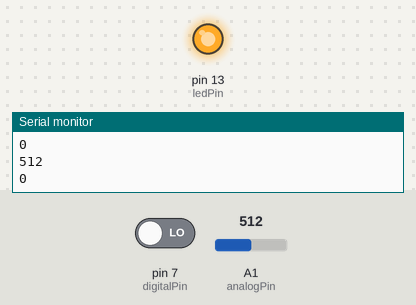
Bench run of a sketch on a simulated Arduino Uno, built with avr-gcc and run on an emulated ATmega328P. Parts: output pins drawn as LEDs (lit = HIGH), the last lines printed to the serial monitor. Inputs (shaded band) come from the test bench; at power-on: pin 7 (digitalPin) LOW, A1 (analogPin) = 512.

Above: at 1.2 s.
1.3 s: pin 7 (digitalPin) driven HIGH
At 2.0 s:
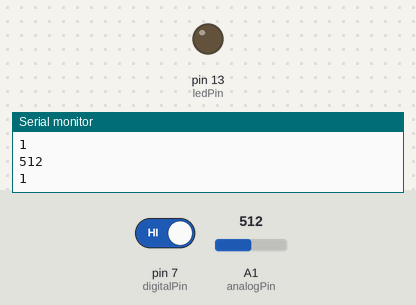
2.9 s: pin 7 (digitalPin) driven LOW
At 3.4 s:
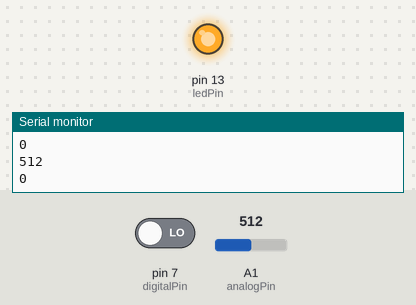
Timing chart, 0 to 5.9 s (numbered marks = the images above; inputs shaded):
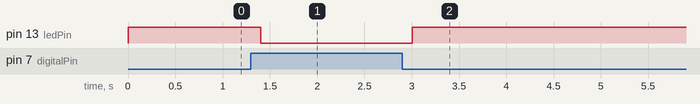

Measured:
- after the input at 1.3 s, pin 13 (ledPin): HIGH → LOW after 0.10 s
- after the input at 2.9 s, pin 13 (ledPin): LOW → HIGH after 0.11 s

The sketch:

sketch.ino
```cpp
// Northrop Grumman Innovation Lab
// East Coast
// December 2023

/******************************************************
 * name:Flammable Gas Detection
 * function:ignite a lighter. Then the sensor detects the gas emitted. Thus, the LED on the gas sensor and that attached to pin 13 on the SunFounder Uno board will light up. Also you can see the value at A0 and D0 printed on Serial Monitor.
 * connection:
 * MQ-2 gas sensor            Uno R3
 * D0                         7
 * A0                         A0
 * GND                        GND
 * VCC                        5V
 *******************************************************/
//Email:support@sunfounder.com
//Website:www.sunfounder.com

//https://docs.sunfounder.com/projects/sensorkit-v2-arduino/en/latest/lesson_10.html


const int ledPin = 13; //the led attach to pin13
const int analogPin = A1; //the DO on the Module attach to Pin7 on the SunFounder
const int digitalPin = 7; //the D0 attach to pin7
int Astate = 0;
boolean Dstate = 0;

void setup()
{
  //set the pins state
  pinMode (digitalPin,INPUT);
  pinMode(ledPin,OUTPUT);
  Serial.begin(9600);
}

void loop()
{
  Astate=analogRead(analogPin); //read the value of A0
  Serial.println(Astate); //print
  Dstate=digitalRead(digitalPin); //read the value of D0
  Serial.println(Dstate); //print

  if( Dstate==HIGH ) //if the value of D0 is HIGH
  {
    digitalWrite(ledPin,LOW);//turn off the LED
  }

  if( Dstate==LOW) //else
  {
    digitalWrite(ledPin,HIGH);//turn on the LED
  }

  delay(200); //delay 200ms

}
```
